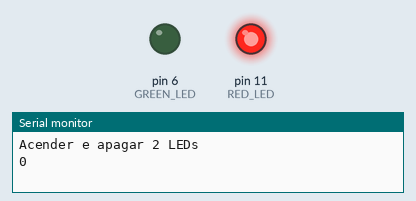
A sketch run on a simulated Arduino Uno, built with avr-gcc and run on an emulated ATmega328P. Shown: output pins drawn as LEDs (lit = HIGH), the last lines printed to the serial monitor.

Above: at 1.05 s.
At 1.35 s:
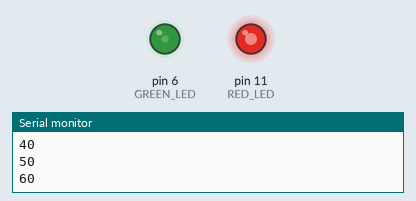
At 1.65 s:
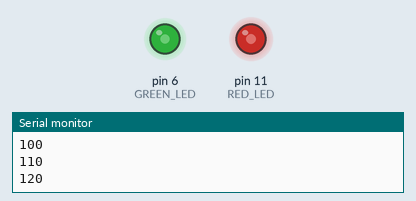
At 2.3 s:
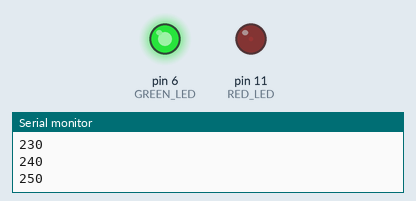
Timing chart, 0 to 4.0 s (numbered marks = the images above):
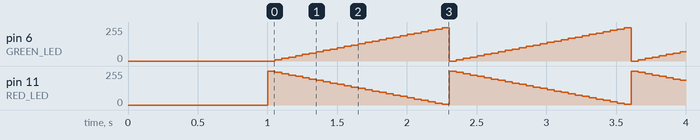

Measured:
- by itself, pin 6 (GREEN_LED): ramps from 0/255 to 250/255 and jumps back, once every 1.3 s
- by itself, pin 11 (RED_LED): ramps from 255/255 to 5/255 and jumps back, once every 1.3 s

The sketch:

_2016_AT6.ino
```cpp
#define RED_LED 11
#define GREEN_LED 6
unsigned long start, prev;
int ledState = LOW;

void setup() {
  pinMode(RED_LED,OUTPUT);
  pinMode(GREEN_LED,OUTPUT);
  Serial.begin(9600);
  Serial.println("Acender e apagar 2 LEDs");
  delay(1000);
  start = millis();
}

void loop() {
  for(int i=0; i<256;i+=10){
    analogWrite(GREEN_LED,i);
    analogWrite(RED_LED,255-i);
    Serial.println(i);
    delay(50);
  }
  for(int i=255; i>0;i-=10){
    analogWrite(GREEN_LED,255-i);
    analogWrite(RED_LED,i);
    Serial.println(i);
    delay(50);
  }
}
```
